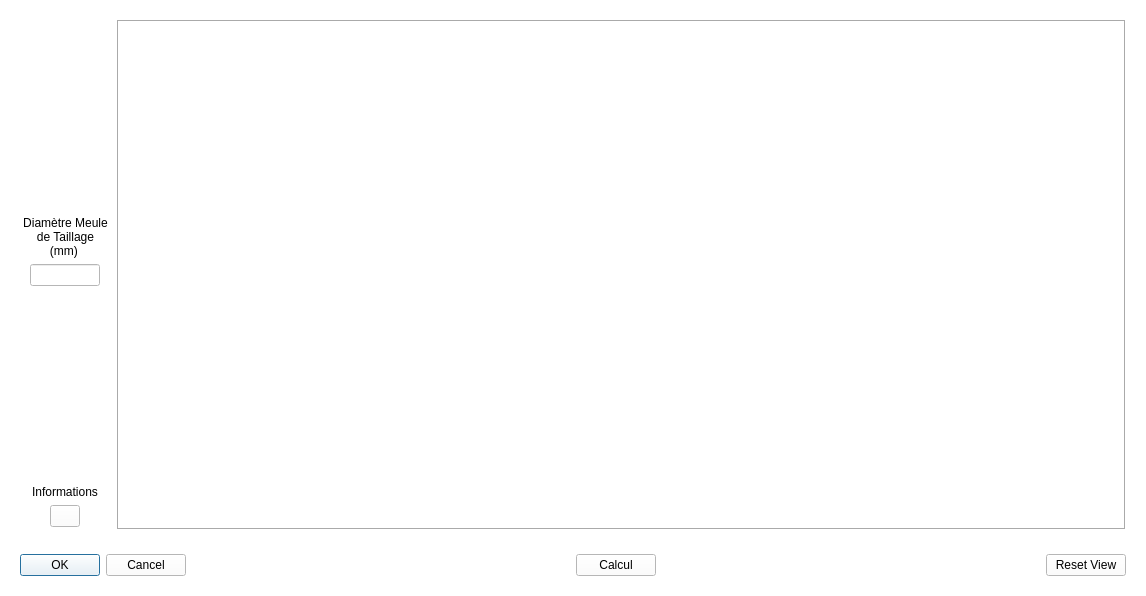
<?xml version="1.0" encoding="UTF-8"?>
<ui version="4.0">
 <class>CurvatureDialog</class>
 <widget class="QWidget" name="CurvatureDialog">
  <property name="geometry">
   <rect>
    <x>0</x>
    <y>0</y>
    <width>1146</width>
    <height>596</height>
   </rect>
  </property>
  <property name="windowTitle">
   <string>Rayon de Courbure</string>
  </property>
  <property name="styleSheet">
   <string notr="true">background-color: rgb(255, 255, 255);</string>
  </property>
  <layout class="QVBoxLayout" name="dialogLayout">
   <item>
    <widget class="QWidget" name="mainWidget" native="true">
     <layout class="QHBoxLayout" name="mainLayout">
      <item alignment="Qt::AlignLeft">
       <widget class="QWidget" name="parametersWidget" native="true">
        <layout class="QVBoxLayout" name="parametersLayout">
         <property name="leftMargin">
          <number>3</number>
         </property>
         <property name="topMargin">
          <number>3</number>
         </property>
         <property name="rightMargin">
          <number>3</number>
         </property>
         <property name="bottomMargin">
          <number>3</number>
         </property>
         <item>
          <spacer name="verticalSpacer_2">
           <property name="orientation">
            <enum>Qt::Vertical</enum>
           </property>
           <property name="sizeType">
            <enum>QSizePolicy::Expanding</enum>
           </property>
           <property name="sizeHint" stdset="0">
            <size>
             <width>20</width>
             <height>20</height>
            </size>
           </property>
          </spacer>
         </item>
         <item>
          <widget class="QLabel" name="limitradiusLabel">
           <property name="sizePolicy">
            <sizepolicy hsizetype="Preferred" vsizetype="Preferred">
             <horstretch>0</horstretch>
             <verstretch>0</verstretch>
            </sizepolicy>
           </property>
           <property name="text">
            <string>&lt;html&gt;&lt;head/&gt;&lt;body&gt;&lt;p align=&quot;center&quot;&gt;Diamètre Meule &lt;br/&gt; de Taillage &lt;br/&gt;(mm) &lt;/p&gt;&lt;/body&gt;&lt;/html&gt;</string>
           </property>
          </widget>
         </item>
         <item alignment="Qt::AlignHCenter">
          <widget class="QLineEdit" name="limitradiusEdit">
           <property name="sizePolicy">
            <sizepolicy hsizetype="Preferred" vsizetype="Fixed">
             <horstretch>0</horstretch>
             <verstretch>0</verstretch>
            </sizepolicy>
           </property>
           <property name="maximumSize">
            <size>
             <width>70</width>
             <height>16777215</height>
            </size>
           </property>
           <property name="sizeIncrement">
            <size>
             <width>0</width>
             <height>0</height>
            </size>
           </property>
          </widget>
         </item>
         <item>
          <spacer name="verticalSpacer">
           <property name="orientation">
            <enum>Qt::Vertical</enum>
           </property>
           <property name="sizeHint" stdset="0">
            <size>
             <width>20</width>
             <height>40</height>
            </size>
           </property>
          </spacer>
         </item>
         <item alignment="Qt::AlignHCenter">
          <widget class="QLabel" name="infoLabel">
           <property name="text">
            <string>&lt;html&gt;&lt;head/&gt;&lt;body&gt;&lt;p align=&quot;center&quot;&gt;Informations&lt;/p&gt;&lt;/body&gt;&lt;/html&gt;</string>
           </property>
          </widget>
         </item>
         <item alignment="Qt::AlignHCenter">
          <widget class="QPushButton" name="infoButton">
           <property name="sizePolicy">
            <sizepolicy hsizetype="Fixed" vsizetype="Fixed">
             <horstretch>0</horstretch>
             <verstretch>0</verstretch>
            </sizepolicy>
           </property>
           <property name="maximumSize">
            <size>
             <width>30</width>
             <height>16777215</height>
            </size>
           </property>
           <property name="text">
            <string/>
           </property>
           <property name="icon">
            <iconset resource="resources/resources.qrc">
             <normaloff>:/icons/icons/info-icon.svg</normaloff>:/icons/icons/info-icon.svg</iconset>
           </property>
          </widget>
         </item>
        </layout>
       </widget>
      </item>
      <item>
       <widget class="QStackedWidget" name="stackedWidget">
        <property name="sizePolicy">
         <sizepolicy hsizetype="Expanding" vsizetype="Expanding">
          <horstretch>0</horstretch>
          <verstretch>0</verstretch>
         </sizepolicy>
        </property>
        <property name="frameShape">
         <enum>QFrame::Box</enum>
        </property>
        <property name="frameShadow">
         <enum>QFrame::Sunken</enum>
        </property>
        <property name="currentIndex">
         <number>0</number>
        </property>
        <widget class="QWidget" name="curvaturePage">
         <property name="sizePolicy">
          <sizepolicy hsizetype="Expanding" vsizetype="Expanding">
           <horstretch>0</horstretch>
           <verstretch>0</verstretch>
          </sizepolicy>
         </property>
         <layout class="QVBoxLayout" name="curvatureLayout">
          <property name="leftMargin">
           <number>0</number>
          </property>
          <property name="topMargin">
           <number>0</number>
          </property>
          <property name="rightMargin">
           <number>0</number>
          </property>
          <property name="bottomMargin">
           <number>0</number>
          </property>
         </layout>
        </widget>
       </widget>
      </item>
     </layout>
    </widget>
   </item>
   <item>
    <widget class="QWidget" name="buttonsWidget" native="true">
     <layout class="QHBoxLayout" name="buttonsLayout">
      <item>
       <widget class="QDialogButtonBox" name="buttonBox">
        <property name="standardButtons">
         <set>QDialogButtonBox::Cancel|QDialogButtonBox::Ok</set>
        </property>
       </widget>
      </item>
      <item>
       <spacer name="horizontalSpacer_4">
        <property name="orientation">
         <enum>Qt::Horizontal</enum>
        </property>
        <property name="sizeType">
         <enum>QSizePolicy::Expanding</enum>
        </property>
        <property name="sizeHint" stdset="0">
         <size>
          <width>1000</width>
          <height>20</height>
         </size>
        </property>
       </spacer>
      </item>
      <item>
       <widget class="QPushButton" name="computeButton">
        <property name="text">
         <string>Calcul</string>
        </property>
       </widget>
      </item>
      <item>
       <spacer name="horizontalSpacer_1">
        <property name="orientation">
         <enum>Qt::Horizontal</enum>
        </property>
        <property name="sizeHint" stdset="0">
         <size>
          <width>1000</width>
          <height>20</height>
         </size>
        </property>
       </spacer>
      </item>
      <item>
       <widget class="QPushButton" name="resetviewButton">
        <property name="text">
         <string>Reset View</string>
        </property>
       </widget>
      </item>
     </layout>
    </widget>
   </item>
  </layout>
 </widget>
 <resources>
  <include location="resources/resources.qrc"/>
 </resources>
 <connections>
  <connection>
   <sender>buttonBox</sender>
   <signal>accepted()</signal>
   <receiver>CurvatureDialog</receiver>
   <slot>accept()</slot>
   <hints>
    <hint type="sourcelabel">
     <x>95</x>
     <y>565</y>
    </hint>
    <hint type="destinationlabel">
     <x>572</x>
     <y>297</y>
    </hint>
   </hints>
  </connection>
  <connection>
   <sender>buttonBox</sender>
   <signal>rejected()</signal>
   <receiver>CurvatureDialog</receiver>
   <slot>reject()</slot>
   <hints>
    <hint type="sourcelabel">
     <x>95</x>
     <y>565</y>
    </hint>
    <hint type="destinationlabel">
     <x>572</x>
     <y>297</y>
    </hint>
   </hints>
  </connection>
 </connections>
 <slots>
  <slot>accept()</slot>
  <slot>reject()</slot>
 </slots>
</ui>
